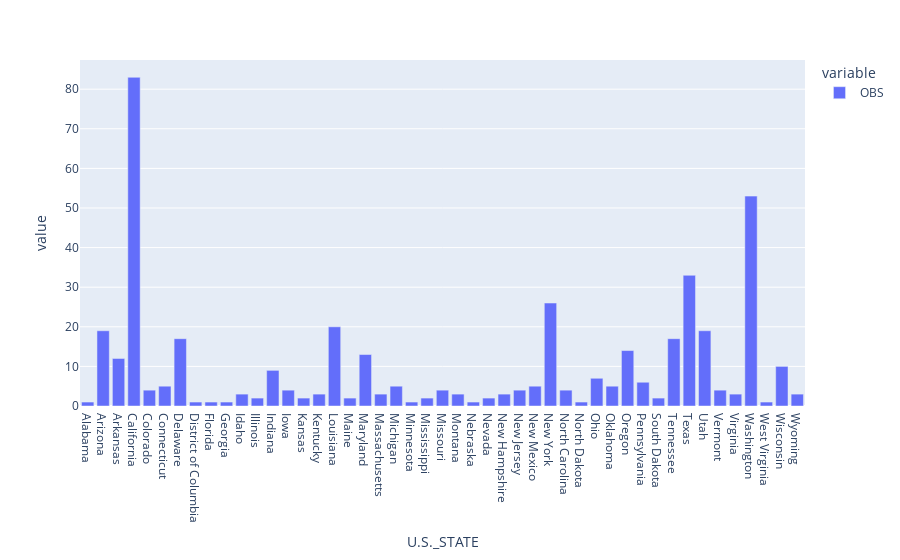

Notebook code cell kept with this figure:
### Code cell
px.bar(outage_cleaned[outage_cleaned['CUSTOMERS.AFFECTED'].isna()].groupby('U.S._STATE')['OBS'].count())

### Figure 1 — Plotly figure (JSON) as saved in the notebook; plotly's stock layout.template omitted (floating-point values rounded to 4 significant figures)
{"data": [{"alignmentgroup": "True", "hovertemplate": "variable=OBS<br>U.S._STATE=%{x}<br>value=%{y}<extra></extra>", "legendgroup": "OBS", "marker": {"color": "#636efa", "pattern": {"shape": ""}}, "name": "OBS", "offsetgroup": "OBS", "orientation": "v", "showlegend": true, "textposition": "auto", "type": "bar", "x": ["Alabama", "Arizona", "Arkansas", "California", "Colorado", "Connecticut", "Delaware", "District of Columbia", "Florida", "Georgia", "Idaho", "Illinois", "Indiana", "Iowa", "Kansas", "Kentucky", "Louisiana", "Maine", "Maryland", "Massachusetts", "Michigan", "Minnesota", "Mississippi", "Missouri", "Montana", "Nebraska", "Nevada", "New Hampshire", "New Jersey", "New Mexico", "New York", "North Carolina", "North Dakota", "Ohio", "Oklahoma", "Oregon", "Pennsylvania", "South Dakota", "Tennessee", "Texas", "Utah", "Vermont", "Virginia", "Washington", "West Virginia", "Wisconsin", "Wyoming"], "xaxis": "x", "y": [1, 19, 12, 83, 4, 5, 17, 1, 1, 1, 3, 2, 9, 4, 2, 3, 20, 2, 13, 3, 5, 1, 2, 4, 3, 1, 2, 3, 4, 5, 26, 4, 1, 7, 5, 14, 6, 2, 17, 33, 19, 4, 3, 53, 1, 10, 3], "yaxis": "y"}], "layout": {"barmode": "relative", "legend": {"title": {"text": "variable"}, "tracegroupgap": 0}, "margin": {"t": 60}, "xaxis": {"anchor": "y", "domain": [0, 1], "title": {"text": "U.S._STATE"}}, "yaxis": {"anchor": "x", "domain": [0, 1], "title": {"text": "value"}}}}
